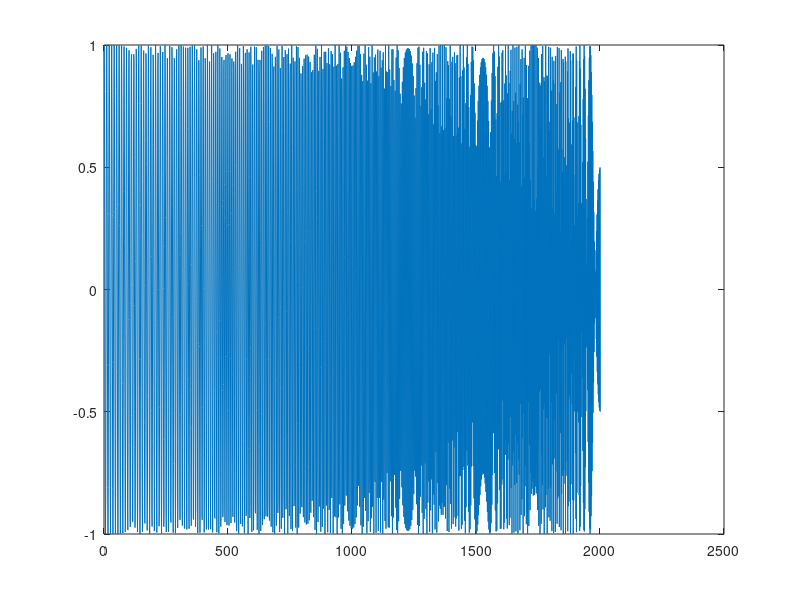

This figure's MATLAB source: (Note: this script raises an error after producing the figure.)
close all
clear
clc
%%  Q1 Part1
t=0:1e-3:2;
x=chirp(t,100,2,500,'quadratic');
plot(x)
%% Q1 Part2
N=128; % length
n=0:N-1; %samples
% Windows
Rect_Win = rectwin(N);
Tri_Win = triang(N);
Gauss_Win = gausswin(N);
Hamm_Win = hamming(N);

wvtool(Rect_Win);
wvtool(Tri_Win);
wvtool(Gauss_Win);
wvtool(Hamm_Win);
 

%% Q1 Part 3
[S_R, f_R, t_R] = spectrogram(x, Rect_Win, 0, 128, 1000);

% Plot the spectrograms

figure;
subplot(2,2,1)
imagesc(t_R, f_R, 10*log10(abs(S_R)));
axis xy;
colormap('jet');
title('Spectrogram with Rectangular Window');
xlabel('Time (s)');
ylabel('Frequency (Hz)');
colorbar;
[S_Tri, f_Tri, t_Tri] = spectrogram(x, Tri_Win, 0, 128, 1000);

subplot(2,2,2)
imagesc(t_Tri, f_Tri, 10*log10(abs(S_Tri)));
axis xy;
colormap('jet');
title('Spectrogram with Triangular Window');
xlabel('Time (s)');
ylabel('Frequency (Hz)');
colorbar;

[S_Gauss, f_Gauss, t_Gauss] = spectrogram(x, Gauss_Win, 0, 128, 1000);

subplot(2,2,3)
imagesc(t_Gauss, f_Gauss, 10*log10(abs(S_Gauss)));
axis xy;
colormap('jet');
title('Spectrogram with Gaussian Window');
xlabel('Time (s)');
ylabel('Frequency (Hz)');
colorbar;

[S_Hamm, f_Hamm, t_Hamm] = spectrogram(x, Hamm_Win, 0, 128, 1000);

subplot(2,2,4)
imagesc(t_Hamm, f_Hamm, 10*log10(abs(S_Hamm)));
axis xy;
colormap('jet');
title('Spectrogram with Hamming Window');
xlabel('Time (s)');
ylabel('Frequency (Hz)');
colorbar;


%% Q1 Part4
% I chose the Hamming Widow 
[S_Hamm0, f_Hamm0, t_Hamm0] = spectrogram(x, Hamm_Win, 0, 128, 1000);
[S_Hamm32, f_Hamm32, t_Hamm32] = spectrogram(x, Hamm_Win, 32, 128, 1000);
[S_Hamm64, f_Hamm64, t_Hamm64] = spectrogram(x, Hamm_Win, 64, 128, 1000);
[S_Hamm127, f_Hamm127, t_Hamm127] = spectrogram(x, Hamm_Win, 127, 128, 1000);
figure;
% Plot the spectrograms
% No overlap
subplot(2,2,1);
imagesc(t_Hamm0, f_Hamm0, 10*log10(abs(S_Hamm0)));
axis xy;
colormap('jet');
title('Hamming Window (No Overlap)');
xlabel('Time (s)');
ylabel('Frequency (Hz)');
colorbar;

% Overlap 32
subplot(2,2,2);
imagesc(t_Hamm32, f_Hamm32, 10*log10(abs(S_Hamm32)));
axis xy;
colormap('jet');
title('Hamming Window (Overlap: 32)');
xlabel('Time (s)');
ylabel('Frequency (Hz)');
colorbar;

% Overlap 64
subplot(2,2,3);
imagesc(t_Hamm64, f_Hamm64, 10*log10(abs(S_Hamm64)));
axis xy;
colormap('jet');
title('Hamming Window (Overlap: 64)');
xlabel('Time (s)');
ylabel('Frequency (Hz)');
colorbar;

% Overlap 127
subplot(2,2,4);
imagesc(t_Hamm127, f_Hamm127, 10*log10(abs(S_Hamm127)));
axis xy;
colormap('jet');
title('Hamming Window (Overlap: 127)');
xlabel('Time (s)');
ylabel('Frequency (Hz)');
colorbar;

sgtitle('Spectrogram Comparison for Hamming Window with Different Overlaps');


%% Q1 Part 5
% Windows
Hamm_Win32 = hamming(32);
Hamm_Win64 = hamming(64);
Hamm_Win128 = hamming(128);
Hamm_Win512 = hamming(512);
% Spectrograms
[S_Hamm32L, f_Hamm32L, t_Hamm32L] = spectrogram(x, Hamm_Win32, 31, 32, 1000);
[S_Hamm64L, f_Hamm64L, t_Hamm64L] = spectrogram(x, Hamm_Win64, 63, 64, 1000);
[S_Hamm128L, f_Hamm128L, t_Hamm128L] = spectrogram(x, Hamm_Win128, 127, 128, 1000);
[S_Hamm512L, f_Hamm512L, t_Hamm512L] = spectrogram(x, Hamm_Win512, 511, 512, 1000);

% Plot the spectrograms
figure;

% Window Length 32
subplot(2,2,1);
imagesc(t_Hamm32L, f_Hamm32L, 10*log10(abs(S_Hamm32L)));
axis xy;
colormap('jet');
title('Hamming Window (L=32, Overlap=31)');
xlabel('Time (s)');
ylabel('Frequency (Hz)');
colorbar;

% Window Length 64
subplot(2,2,2);
imagesc(t_Hamm64L, f_Hamm64L, 10*log10(abs(S_Hamm64L)));
axis xy;
colormap('jet');
title('Hamming Window (L=64, Overlap=63)');
xlabel('Time (s)');
ylabel('Frequency (Hz)');
colorbar;

% Window Length 128
subplot(2,2,3);
imagesc(t_Hamm128L, f_Hamm128L, 10*log10(abs(S_Hamm128L)));
axis xy;
colormap('jet');
title('Hamming Window (L=128, Overlap=127)');
xlabel('Time (s)');
ylabel('Frequency (Hz)');
colorbar;

% Window Length 512
subplot(2,2,4);
imagesc(t_Hamm512L, f_Hamm512L, 10*log10(abs(S_Hamm512L)));
axis xy;
colormap('jet');
title('Hamming Window (L=512, Overlap=511)');
xlabel('Time (s)');
ylabel('Frequency (Hz)');
colorbar;

sgtitle('Spectrogram Comparison for Hamming Window with Different Window Lengths');


%% Q1 Part6
Hamm_Win256=hamming(256);
Hamm_Win1024=hamming(1024);
[S_HammL, f_HammL, t_HammL] = spectrogram(x, Hamm_Win, 64, 128, 1000);
[S_Hamm2L, f_Hamm2L, t_Hamm2L] = spectrogram(x, Hamm_Win256, 128, 256, 1000);
[S_Hamm4L, f_Hamm4L, t_Hamm4L] = spectrogram(x, Hamm_Win512, 256, 512, 1000);
[S_Hamm8L, f_Hamm8L, t_Hamm8L] = spectrogram(x, Hamm_Win1024, 512, 1024, 1000);

% Plot the spectrograms
figure;

% 128
subplot(2,2,1);
imagesc(t_HammL, f_HammL, 10*log10(abs(S_HammL)));
axis xy;
colormap('jet');
title('Hamming Window (Overlap: 64, FFT Length: 128)');
xlabel('Time (s)');
ylabel('Frequency (Hz)');
colorbar;

% 256
subplot(2,2,2);
imagesc(t_Hamm2L, f_Hamm2L, 10*log10(abs(S_Hamm2L)));
axis xy;
colormap('jet');
title('Hamming Window (Overlap: 128, FFT Length: 256)');
xlabel('Time (s)');
ylabel('Frequency (Hz)');
colorbar;

% 512
subplot(2,2,3);
imagesc(t_Hamm4L, f_Hamm4L, 10*log10(abs(S_Hamm4L)));
axis xy;
colormap('jet');
title('Hamming Window (Overlap: 256, FFT Length: 512)');
xlabel('Time (s)');
ylabel('Frequency (Hz)');
colorbar;

% 1024
subplot(2,2,4);
imagesc(t_Hamm8L, f_Hamm8L, 10*log10(abs(S_Hamm8L)));
axis xy;
colormap('jet');
title('Hamming Window (Overlap: 512, FFT Length: 1024)');
xlabel('Time (s)');
ylabel('Frequency (Hz)');
colorbar;

sgtitle('Spectrogram Comparison for Hamming Window with Different Overlaps and FFT Lengths');
